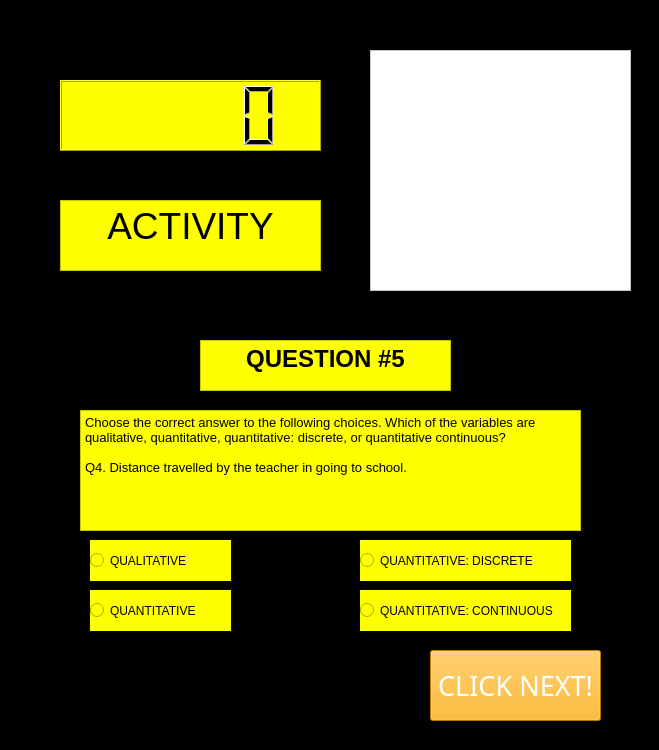
<?xml version="1.0" encoding="UTF-8"?>
<ui version="4.0">
 <class>Q5</class>
 <widget class="QWidget" name="Q5">
  <property name="geometry">
   <rect>
    <x>0</x>
    <y>0</y>
    <width>659</width>
    <height>750</height>
   </rect>
  </property>
  <property name="windowTitle">
   <string>Form</string>
  </property>
  <property name="styleSheet">
   <string notr="true">background-color: rgb(0, 0, 0);</string>
  </property>
  <widget class="QRadioButton" name="radio2">
   <property name="geometry">
    <rect>
     <x>360</x>
     <y>540</y>
     <width>211</width>
     <height>41</height>
    </rect>
   </property>
   <property name="styleSheet">
    <string notr="true">background-color: rgb(255, 255, 0);</string>
   </property>
   <property name="text">
    <string>QUANTITATIVE: DISCRETE</string>
   </property>
  </widget>
  <widget class="QTextBrowser" name="text1">
   <property name="geometry">
    <rect>
     <x>60</x>
     <y>200</y>
     <width>261</width>
     <height>71</height>
    </rect>
   </property>
   <property name="styleSheet">
    <string notr="true">background-color: rgb(255, 255, 0);</string>
   </property>
   <property name="html">
    <string>&lt;!DOCTYPE HTML PUBLIC &quot;-//W3C//DTD HTML 4.0//EN&quot; &quot;http://www.w3.org/TR/REC-html40/strict.dtd&quot;&gt;
&lt;html&gt;&lt;head&gt;&lt;meta name=&quot;qrichtext&quot; content=&quot;1&quot; /&gt;&lt;style type=&quot;text/css&quot;&gt;
p, li { white-space: pre-wrap; }
&lt;/style&gt;&lt;/head&gt;&lt;body style=&quot; font-family:'MS Shell Dlg 2'; font-size:7.8pt; font-weight:400; font-style:normal;&quot;&gt;
&lt;p align=&quot;center&quot; style=&quot; margin-top:0px; margin-bottom:0px; margin-left:0px; margin-right:0px; -qt-block-indent:0; text-indent:0px;&quot;&gt;&lt;span style=&quot; font-size:28pt;&quot;&gt;ACTIVITY&lt;/span&gt;&lt;/p&gt;&lt;/body&gt;&lt;/html&gt;</string>
   </property>
  </widget>
  <widget class="QTextBrowser" name="q1">
   <property name="geometry">
    <rect>
     <x>200</x>
     <y>340</y>
     <width>251</width>
     <height>51</height>
    </rect>
   </property>
   <property name="styleSheet">
    <string notr="true">background-color: rgb(255, 255, 0);</string>
   </property>
   <property name="html">
    <string>&lt;!DOCTYPE HTML PUBLIC &quot;-//W3C//DTD HTML 4.0//EN&quot; &quot;http://www.w3.org/TR/REC-html40/strict.dtd&quot;&gt;
&lt;html&gt;&lt;head&gt;&lt;meta name=&quot;qrichtext&quot; content=&quot;1&quot; /&gt;&lt;style type=&quot;text/css&quot;&gt;
p, li { white-space: pre-wrap; }
&lt;/style&gt;&lt;/head&gt;&lt;body style=&quot; font-family:'MS Shell Dlg 2'; font-size:7.8pt; font-weight:400; font-style:normal;&quot;&gt;
&lt;p align=&quot;center&quot; style=&quot; margin-top:0px; margin-bottom:0px; margin-left:0px; margin-right:0px; -qt-block-indent:0; text-indent:0px;&quot;&gt;&lt;span style=&quot; font-size:18pt; font-weight:600;&quot;&gt;QUESTION #5&lt;/span&gt;&lt;/p&gt;&lt;/body&gt;&lt;/html&gt;</string>
   </property>
  </widget>
  <widget class="QTextBrowser" name="textBrowser_2">
   <property name="geometry">
    <rect>
     <x>80</x>
     <y>410</y>
     <width>501</width>
     <height>121</height>
    </rect>
   </property>
   <property name="styleSheet">
    <string notr="true">background-color: rgb(255, 255, 0);
</string>
   </property>
   <property name="html">
    <string>&lt;!DOCTYPE HTML PUBLIC &quot;-//W3C//DTD HTML 4.0//EN&quot; &quot;http://www.w3.org/TR/REC-html40/strict.dtd&quot;&gt;
&lt;html&gt;&lt;head&gt;&lt;meta name=&quot;qrichtext&quot; content=&quot;1&quot; /&gt;&lt;style type=&quot;text/css&quot;&gt;
p, li { white-space: pre-wrap; }
&lt;/style&gt;&lt;/head&gt;&lt;body style=&quot; font-family:'MS Shell Dlg 2'; font-size:7.8pt; font-weight:400; font-style:normal;&quot;&gt;
&lt;p style=&quot; margin-top:0px; margin-bottom:0px; margin-left:0px; margin-right:0px; -qt-block-indent:0; text-indent:0px;&quot;&gt;&lt;span style=&quot; font-size:10pt;&quot;&gt;Choose the correct answer to the following choices. Which of the variables are qualitative, quantitative, quantitative: discrete, or quantitative continuous?&lt;/span&gt;&lt;/p&gt;
&lt;p style=&quot;-qt-paragraph-type:empty; margin-top:0px; margin-bottom:0px; margin-left:0px; margin-right:0px; -qt-block-indent:0; text-indent:0px; font-size:10pt;&quot;&gt;&lt;br /&gt;&lt;/p&gt;
&lt;p style=&quot; margin-top:0px; margin-bottom:0px; margin-left:0px; margin-right:0px; -qt-block-indent:0; text-indent:0px;&quot;&gt;&lt;span style=&quot; font-size:10pt;&quot;&gt;Q4. Distance travelled by the teacher in going to school.&lt;/span&gt;&lt;/p&gt;&lt;/body&gt;&lt;/html&gt;</string>
   </property>
  </widget>
  <widget class="QRadioButton" name="radio3">
   <property name="geometry">
    <rect>
     <x>90</x>
     <y>590</y>
     <width>141</width>
     <height>41</height>
    </rect>
   </property>
   <property name="styleSheet">
    <string notr="true">background-color: rgb(255, 255, 0);</string>
   </property>
   <property name="text">
    <string>QUANTITATIVE</string>
   </property>
  </widget>
  <widget class="QRadioButton" name="radio4">
   <property name="geometry">
    <rect>
     <x>360</x>
     <y>590</y>
     <width>211</width>
     <height>41</height>
    </rect>
   </property>
   <property name="styleSheet">
    <string notr="true">background-color: rgb(255, 255, 0);</string>
   </property>
   <property name="text">
    <string>QUANTITATIVE: CONTINUOUS</string>
   </property>
  </widget>
  <widget class="QLCDNumber" name="lcd_TIMER">
   <property name="geometry">
    <rect>
     <x>60</x>
     <y>80</y>
     <width>261</width>
     <height>71</height>
    </rect>
   </property>
   <property name="styleSheet">
    <string notr="true">background-color: rgb(255, 255, 0);</string>
   </property>
  </widget>
  <widget class="QPushButton" name="pushButton">
   <property name="geometry">
    <rect>
     <x>430</x>
     <y>650</y>
     <width>171</width>
     <height>71</height>
    </rect>
   </property>
   <property name="font">
    <font>
     <family>Roman</family>
     <pointsize>20</pointsize>
    </font>
   </property>
   <property name="styleSheet">
    <string notr="true">background-color: rgb(255, 170, 0);
color: rgb(255, 255, 255);</string>
   </property>
   <property name="text">
    <string>CLICK NEXT!</string>
   </property>
  </widget>
  <widget class="QRadioButton" name="radio1">
   <property name="geometry">
    <rect>
     <x>90</x>
     <y>540</y>
     <width>141</width>
     <height>41</height>
    </rect>
   </property>
   <property name="styleSheet">
    <string notr="true">background-color: rgb(255, 255, 0);</string>
   </property>
   <property name="text">
    <string>QUALITATIVE</string>
   </property>
  </widget>
  <widget class="QGraphicsView" name="LCD_Camera">
   <property name="geometry">
    <rect>
     <x>370</x>
     <y>50</y>
     <width>261</width>
     <height>241</height>
    </rect>
   </property>
   <property name="styleSheet">
    <string notr="true">background-color: rgb(255, 255, 255);</string>
   </property>
  </widget>
 </widget>
 <resources/>
 <connections/>
</ui>
